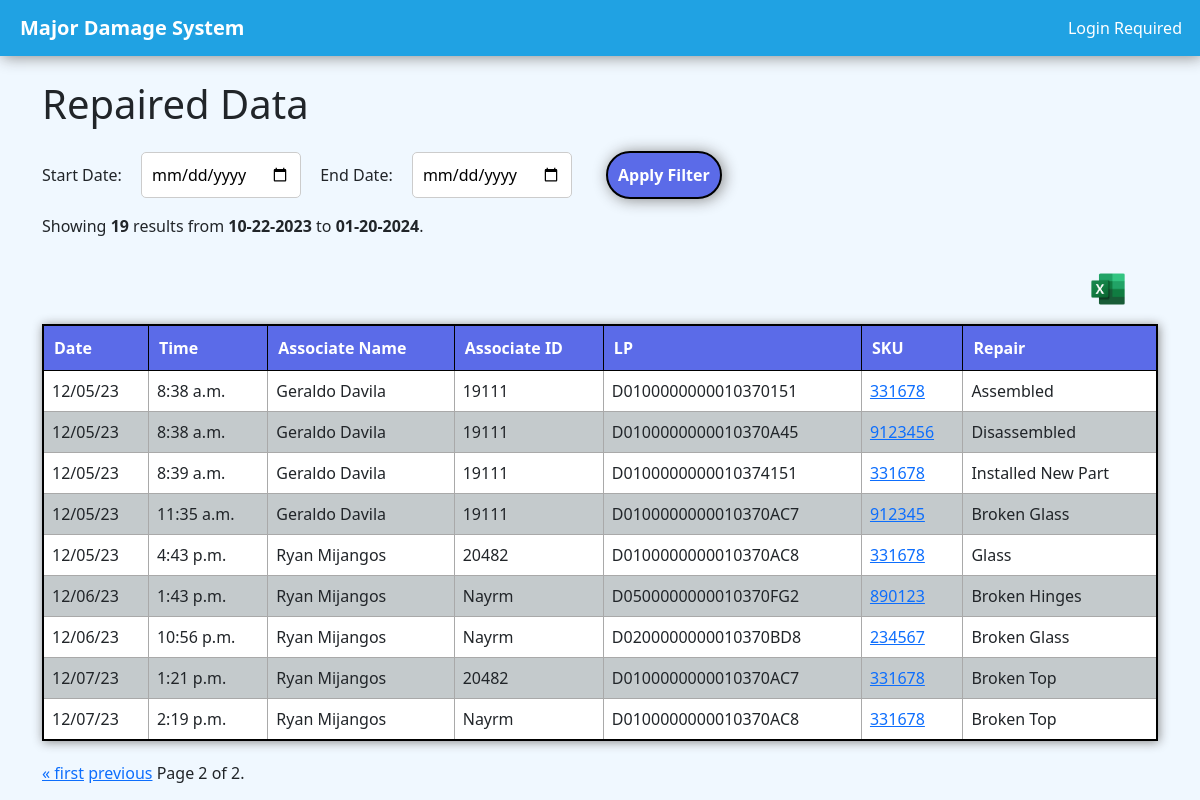
The app's page /MDlogger/data?page=3, older data.
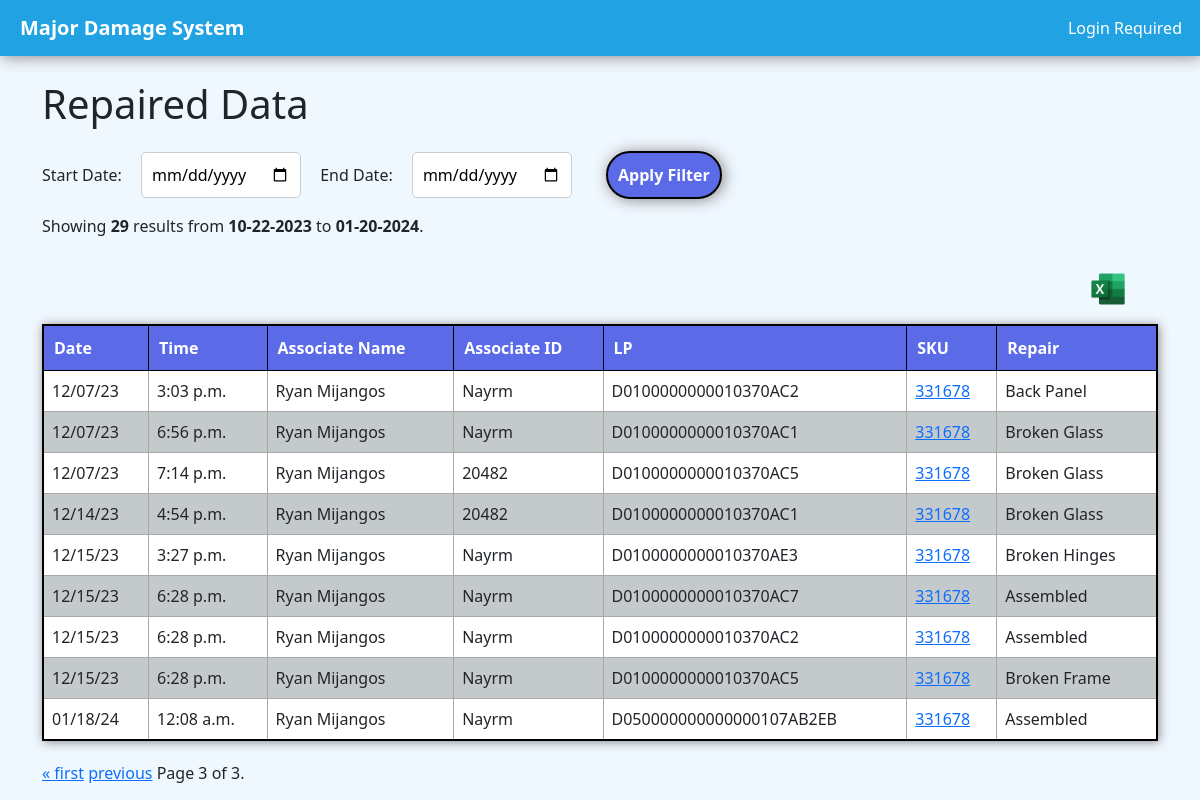
The same page, newer data.
### MDlogger/models.py (models this page shows, shortened)
class SavedRepair(models.Model):
    date = models.DateField(auto_now_add=True)
    time = models.TimeField(auto_now_add=True)
    user = models.ForeignKey(User, on_delete=models.SET_NULL, null=True)
    sku = models.IntegerField()
    lp = models.CharField(max_length=255)
    repair = models.TextField()

### MDlogger/views/data.py (the view, shortened to what this page needs)
def data(request):
    sort_by = request.GET.get('sort_by', 'date')
    start_date_param = request.GET.get('start_date')
    end_date_param = request.GET.get('end_date')
    ninety_days_ago = datetime.now() - timedelta(days=90)
    start_date_default = ninety_days_ago.replace(hour=0, minute=0, second=0)
    end_date_default = datetime.now().replace(hour=23, minute=59, second=59)
    try:
        start_date = datetime.strptime(start_date_param, "%Y-%m-%d") if start_date_param else start_date_default
        end_date = datetime.strptime(end_date_param, "%Y-%m-%d") if end_date_param else end_date_default
    except ValueError as e:
        messages.error(request, "Incorrect date format. Please use YYYY-MM-DD.")
        start_date, end_date = start_date_default, end_date_default  # Fallback to defaults
    formatted_start_date = start_date.strftime("%m-%d-%Y")
    formatted_end_date = end_date.strftime("%m-%d-%Y")
    repairs = SavedRepair.objects.select_related('user')
    try:
        if start_date and end_date:
            repairs = repairs.filter(date__range=(start_date, end_date))
        repairs = repairs.order_by(sort_by)
        repairs_count = repairs.count()
        export_queryset = repairs
        page = request.GET.get('page', 1)
        paginator = Paginator(repairs, 10)
        try:
            repairs = paginator.page(page)
        except PageNotAnInteger:
            repairs = paginator.page(1)
        except EmptyPage:
            repairs = paginator.page(paginator.num_pages)
    except OperationalError as e:
        return JsonResponse({'error': 'Database error'}, status=500)
    except PageNotAnInteger:
        repairs = paginator.page(1)
    except EmptyPage:
        repairs = paginator.page(paginator.num_pages)
    context = {
        'repairs': repairs,
        'repairs_count': repairs_count,
        'formatted_start_date': formatted_start_date,
        'formatted_end_date': formatted_end_date,
    }
    export_to_excel = request.GET.get('export_to_excel')
    return render(request, 'MDlogger/data.html', context)

### MDlogger/templates/MDlogger/data.html (shortened to what this page needs)
{% extends 'MDlogger/base.html' %}
{% block content %}
<h1>Repaired Data</h1>
<div id="filter-container">
    <div>
        <label for="start_date">Start Date:</label>
        <input type="date" id="start_date" name="start_date">
        <label for="end_date">End Date:</label>
        <input type="date" id="end_date" name="end_date">
        <button id="filter-button" onclick="applyFilters()">Apply Filter </button>
    </div>
    <div>
        <p>Showing <strong>{{ repairs_count }}</strong> results from <strong>{{ formatted_start_date }}</strong> to <strong>{{ formatted_end_date }}</strong>.</p>
    </div>
</div>
<div id="table-container">
    <div id="export-button" onclick="exportToExcel()"></div>
    <table id="repairs-table">
        <thead>
            <tr>
                <th><a href="?sort=date">Date</a></th>
                <th><a href="?sort=time">Time</a></th>
                <th><a href="?sort=last_name">Associate Name</a></th>
                <th><a href="?sort=username">Associate ID</a></th>
                <th><a href="?sort=lp">LP</a></th>
                <th><a href="?sort=sku">SKU</a></th>
                <th><a href="?sort=repair">Repair</a></th>
            </tr>
        </thead>
        <tbody id="scrollable-body">
            {% for repair in repairs %}
            <tr>
                <td>{{ repair.date|date:"m/d/y" }}</td>
                <td>{{ repair.time }}</td>
                <td>{{ repair.user.first_name }} {{ repair.user.last_name }}</td>
                <td>{{ repair.user.username }}</td>
                <td>{{ repair.lp }}</td>
                <td><a href="https://product-imaging.intra.cityfurniture.io/products/skuinformation/{{ repair.sku }}" target="_blank">{{ repair.sku }}</a></td>
                <td>{{ repair.repair }}</td>
            </tr>
            {% endfor %}
        </tbody>
    </table>
</div>
<div class="pagination">
    <span class="step-links">
        {% if repairs.has_previous %}
            <a href="?page=1">&laquo; first</a>
            <a href="?page={{ repairs.previous_page_number }}">previous</a>
        {% endif %}
        <span class="current">
            Page {{ repairs.number }} of {{ repairs.paginator.num_pages }}.
        </span>
    </span>
</div>
{% endblock %}

Row changes from the older to the newer data that the page shows:
no longer on this page (row unchanged): SavedRepair: date "12/05/23", time "8:38 a.m.", user.first_name "Geraldo", user.last_name "Davila", user.username "19111", lp "D0100000000010370151", sku "331678", repair "Assembled"
no longer on this page (row unchanged): SavedRepair: date "12/05/23", time "8:38 a.m.", user.first_name "Geraldo", user.last_name "Davila", user.username "19111", lp "D0100000000010370A45", sku "9123456", repair "Disassembled"
no longer on this page (row unchanged): SavedRepair: date "12/05/23", time "8:39 a.m.", user.first_name "Geraldo", user.last_name "Davila", user.username "19111", lp "D0100000000010374151", sku "331678", repair "Installed New Part"
no longer on this page (row unchanged): SavedRepair: date "12/05/23", time "11:35 a.m.", user.first_name "Geraldo", user.last_name "Davila", user.username "19111", lp "D0100000000010370AC7", sku "912345", repair "Broken Glass"
no longer on this page (row unchanged): SavedRepair: date "12/05/23", time "4:43 p.m.", user.first_name "Ryan", user.last_name "Mijangos", user.username "20482", lp "D0100000000010370AC8", sku "331678", repair "Glass"
no longer on this page (row unchanged): SavedRepair: date "12/06/23", time "1:43 p.m.", user.first_name "Ryan", user.last_name "Mijangos", user.username "Nayrm", lp "D0500000000010370FG2", sku "890123", repair "Broken Hinges"
no longer on this page (row unchanged): SavedRepair: date "12/06/23", time "10:56 p.m.", user.first_name "Ryan", user.last_name "Mijangos", user.username "Nayrm", lp "D0200000000010370BD8", sku "234567", repair "Broken Glass"
no longer on this page (row unchanged): SavedRepair: date "12/07/23", time "1:21 p.m.", user.first_name "Ryan", user.last_name "Mijangos", user.username "20482", lp "D0100000000010370AC7", sku "331678", repair "Broken Top"
no longer on this page (row unchanged): SavedRepair: date "12/07/23", time "2:19 p.m.", user.first_name "Ryan", user.last_name "Mijangos", user.username "Nayrm", lp "D0100000000010370AC8", sku "331678", repair "Broken Top"
added SavedRepair: date "12/07/23", time "3:03 p.m.", user.first_name "Ryan", user.last_name "Mijangos", user.username "Nayrm", lp "D0100000000010370AC2", sku "331678", repair "Back Panel"
added SavedRepair: date "12/07/23", time "6:56 p.m.", user.first_name "Ryan", user.last_name "Mijangos", user.username "Nayrm", lp "D0100000000010370AC1", sku "331678", repair "Broken Glass"
added SavedRepair: date "12/07/23", time "7:14 p.m.", user.first_name "Ryan", user.last_name "Mijangos", user.username "20482", lp "D0100000000010370AC5", sku "331678", repair "Broken Glass"
added SavedRepair: date "12/14/23", time "4:54 p.m.", user.first_name "Ryan", user.last_name "Mijangos", user.username "20482", lp "D0100000000010370AC1", sku "331678", repair "Broken Glass"
added SavedRepair: date "12/15/23", time "3:27 p.m.", user.first_name "Ryan", user.last_name "Mijangos", user.username "Nayrm", lp "D0100000000010370AE3", sku "331678", repair "Broken Hinges"
added SavedRepair: date "12/15/23", time "6:28 p.m.", user.first_name "Ryan", user.last_name "Mijangos", user.username "Nayrm", lp "D0100000000010370AC7", sku "331678", repair "Assembled"
added SavedRepair: date "12/15/23", time "6:28 p.m.", user.first_name "Ryan", user.last_name "Mijangos", user.username "Nayrm", lp "D0100000000010370AC2", sku "331678", repair "Assembled"
added SavedRepair: date "12/15/23", time "6:28 p.m.", user.first_name "Ryan", user.last_name "Mijangos", user.username "Nayrm", lp "D0100000000010370AC5", sku "331678", repair "Broken Frame"
added SavedRepair: date "01/18/24", time "12:08 a.m.", user.first_name "Ryan", user.last_name "Mijangos", user.username "Nayrm", lp "D050000000000000107AB2EB", sku "331678", repair "Assembled"
Text that changed along with them:
{{ repairs_count }}: "19" → "29"
{{ repairs.number }}: "2" → "3"
{{ repairs.paginator.num_pages }}: "2" → "3"
